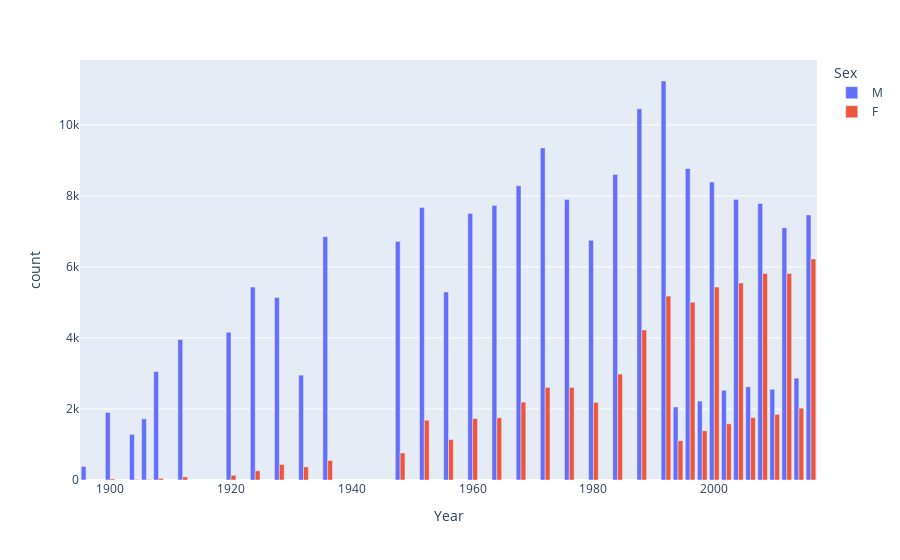

This figure's notebook cell:
### Code cell
# g) diagram över könsfördelning
df_sex = df.groupby(["Year", "Sex"]).Sex.count().reset_index(name="count")
px.bar(data_frame=df_sex, x="Year", y="count", color="Sex", barmode="group")

### Figure 1 — Plotly figure (JSON) as saved in the notebook; plotly's stock layout.template omitted (floating-point values rounded to 4 significant figures)
{"data": [{"alignmentgroup": "True", "hovertemplate": "Sex=M<br>Year=%{x}<br>count=%{y}<extra></extra>", "legendgroup": "M", "marker": {"color": "#636efa", "pattern": {"shape": ""}}, "name": "M", "offsetgroup": "M", "orientation": "v", "showlegend": true, "textposition": "auto", "type": "bar", "x": [1896, 1900, 1904, 1906, 1908, 1912, 1920, 1924, 1928, 1932, 1936, 1948, 1952, 1956, 1960, 1964, 1968, 1972, 1976, 1980, 1984, 1988, 1992, 1994, 1996, 1998, 2000, 2002, 2004, 2006, 2008, 2010, 2012, 2014, 2016], "xaxis": "x", "y": [380, 1903, 1285, 1722, 3054, 3953, 4158, 5432, 5137, 2952, 6852, 6719, 7676, 5295, 7505, 7728, 8286, 9351, 7896, 6751, 8605, 10453, 11235, 2055, 8772, 2221, 8390, 2527, 7897, 2625, 7786, 2555, 7105, 2868, 7465], "yaxis": "y"}, {"alignmentgroup": "True", "hovertemplate": "Sex=F<br>Year=%{x}<br>count=%{y}<extra></extra>", "legendgroup": "F", "marker": {"color": "#EF553B", "pattern": {"shape": ""}}, "name": "F", "offsetgroup": "F", "orientation": "v", "showlegend": true, "textposition": "auto", "type": "bar", "x": [1900, 1904, 1906, 1908, 1912, 1920, 1924, 1928, 1932, 1936, 1948, 1952, 1956, 1960, 1964, 1968, 1972, 1976, 1980, 1984, 1988, 1992, 1994, 1996, 1998, 2000, 2002, 2004, 2006, 2008, 2010, 2012, 2014, 2016], "xaxis": "x", "y": [33, 16, 11, 47, 87, 134, 261, 437, 369, 549, 761, 1682, 1139, 1730, 1752, 2193, 2608, 2606, 2186, 2983, 4223, 5178, 1105, 5008, 1384, 5431, 1582, 5546, 1757, 5816, 1847, 5815, 2023, 6223], "yaxis": "y"}], "layout": {"barmode": "group", "legend": {"title": {"text": "Sex"}, "tracegroupgap": 0}, "margin": {"t": 60}, "xaxis": {"anchor": "y", "domain": [0, 1], "title": {"text": "Year"}}, "yaxis": {"anchor": "x", "domain": [0, 1], "title": {"text": "count"}}}}
